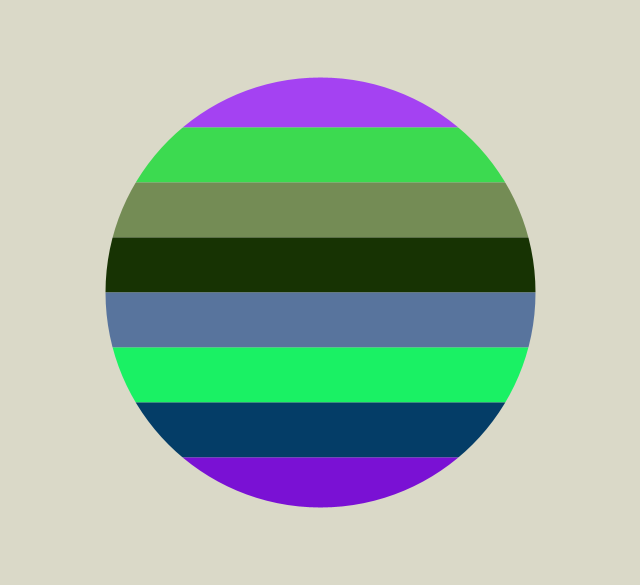
Frame 1 (no input)
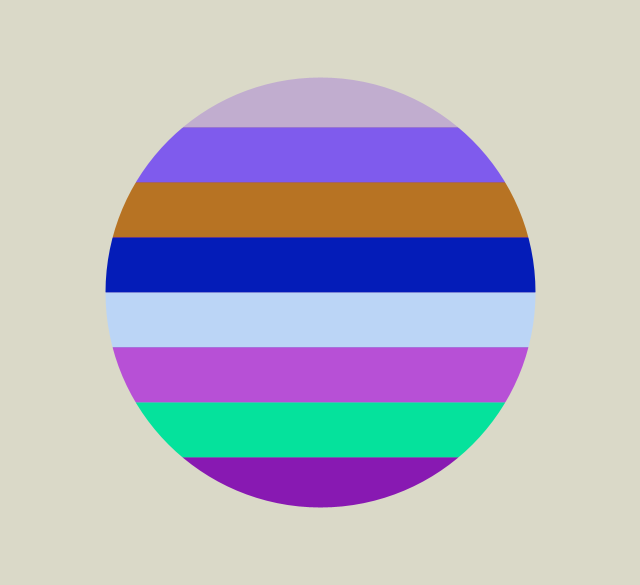
Frame 60 (the mouse pressed at the canvas centre just before this capture)
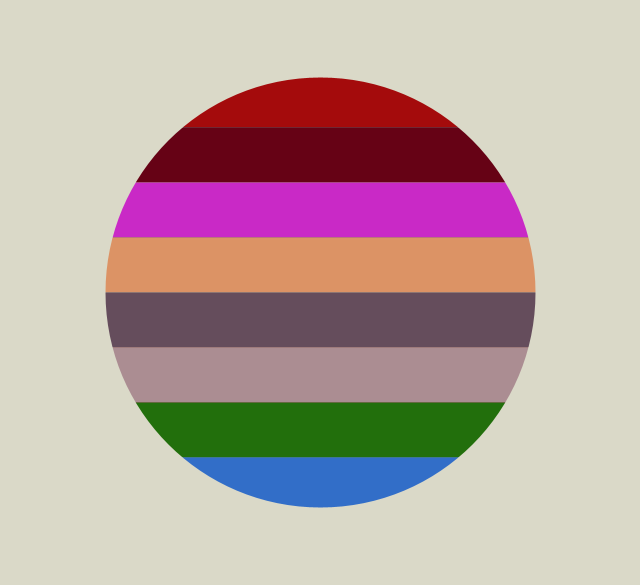
Frame 120 (the mouse held since frame 60 and released just before this capture)

The Processing sketch that drew these frames (run headless with seeded random() and noise(); from frame 60 on, the mouse is pressed at the canvas centre):

// Processing sketch: open_at_own_risk
// ── open_at_own_risk.pde
void setup(){
  size(640, 585);
}

void draw(){
  rectMode(CENTER);
  noStroke();
  fill(random(0,255),random(0,255),random(0,255));
  rect(320, 100, 500, 55);
  fill(random(0,255),random(0,255),random(0,255));
  rect(320, 155, 500, 55);
  fill(random(0,255),random(0,255),random(0,255));
  rect(320, 210, 500, 55);
  fill(random(0,255),random(0,255),random(0,255));
  rect(320, 265, 500, 55);
  fill(random(0,255),random(0,255),random(0,255));
  rect(320, 320, 500, 55);
  fill(random(0,255),random(0,255),random(0,255));
  rect(320, 375, 500, 55);
  fill(random(0,255),random(0,255),random(0,255));
  rect(320, 430, 500, 55);
  fill(random(0,255),random(0,255),random(0,255));
  rect(320, 485, 500, 55);
  ellipseMode(CENTER);
  noFill();
  stroke(#dad9c8);
  strokeWeight(270);
  ellipse(320,292.5, 700,700);
}
